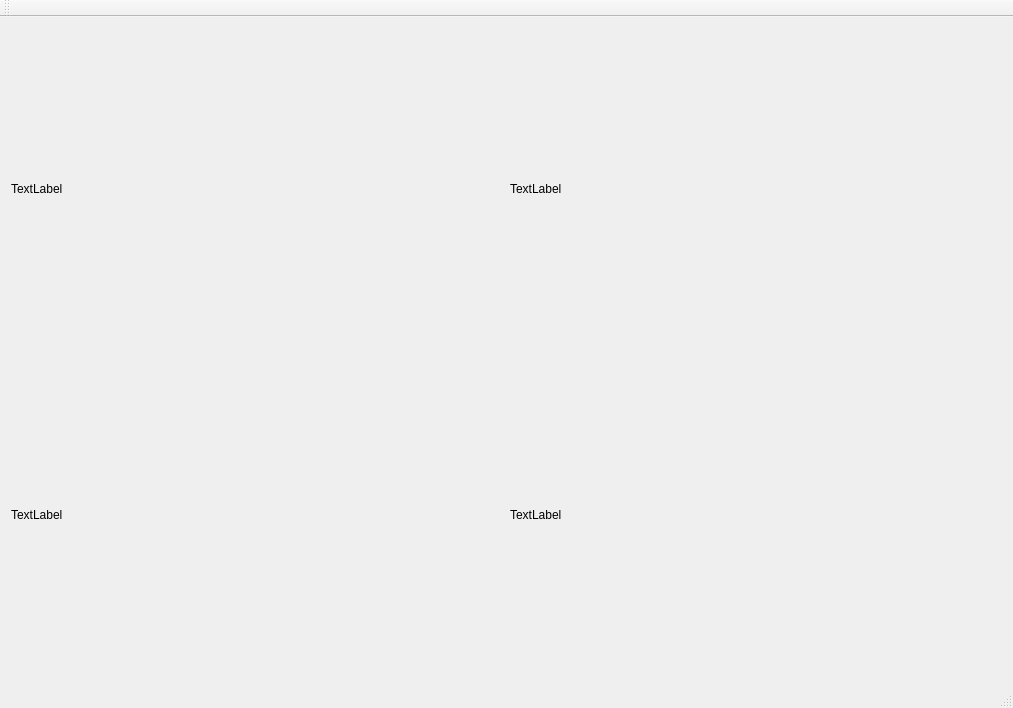
<?xml version="1.0" encoding="UTF-8"?>
<ui version="4.0">
 <class>QLabelPlayVideo2Class</class>
 <widget class="QMainWindow" name="QLabelPlayVideo2Class">
  <property name="geometry">
   <rect>
    <x>0</x>
    <y>0</y>
    <width>1013</width>
    <height>708</height>
   </rect>
  </property>
  <property name="windowTitle">
   <string>QLabelPlayVideo2</string>
  </property>
  <widget class="QWidget" name="centralWidget">
   <layout class="QGridLayout" name="gridLayout">
    <item row="0" column="0">
     <widget class="QLabel" name="label">
      <property name="text">
       <string>TextLabel</string>
      </property>
     </widget>
    </item>
    <item row="0" column="1">
     <widget class="QLabel" name="label_2">
      <property name="text">
       <string>TextLabel</string>
      </property>
     </widget>
    </item>
    <item row="1" column="1">
     <widget class="QLabel" name="label_4">
      <property name="text">
       <string>TextLabel</string>
      </property>
     </widget>
    </item>
    <item row="1" column="0">
     <widget class="QLabel" name="label_3">
      <property name="text">
       <string>TextLabel</string>
      </property>
     </widget>
    </item>
   </layout>
  </widget>
  <widget class="QMenuBar" name="menuBar">
   <property name="geometry">
    <rect>
     <x>0</x>
     <y>0</y>
     <width>1013</width>
     <height>26</height>
    </rect>
   </property>
  </widget>
  <widget class="QToolBar" name="mainToolBar">
   <attribute name="toolBarArea">
    <enum>TopToolBarArea</enum>
   </attribute>
   <attribute name="toolBarBreak">
    <bool>false</bool>
   </attribute>
  </widget>
  <widget class="QStatusBar" name="statusBar"/>
 </widget>
 <layoutdefault spacing="6" margin="11"/>
 <resources>
  <include location="QLabelPlayVideo2.qrc"/>
 </resources>
 <connections/>
</ui>
